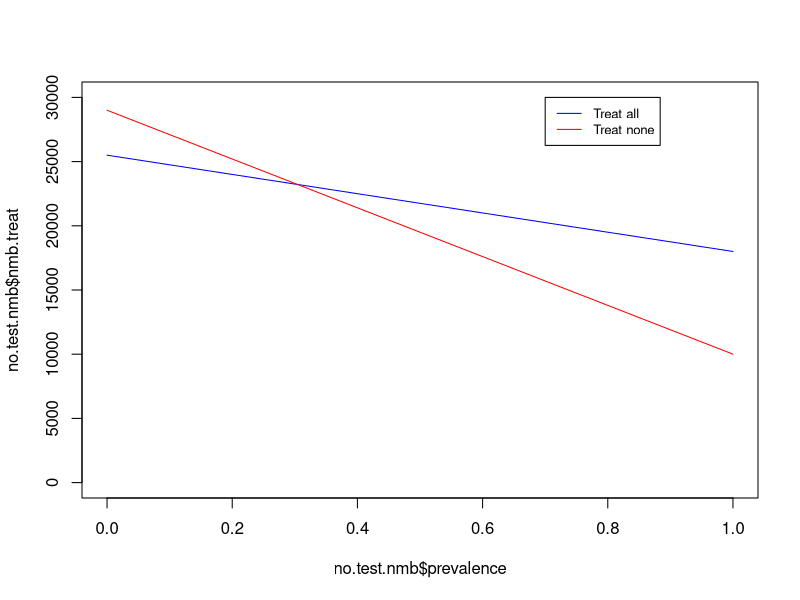
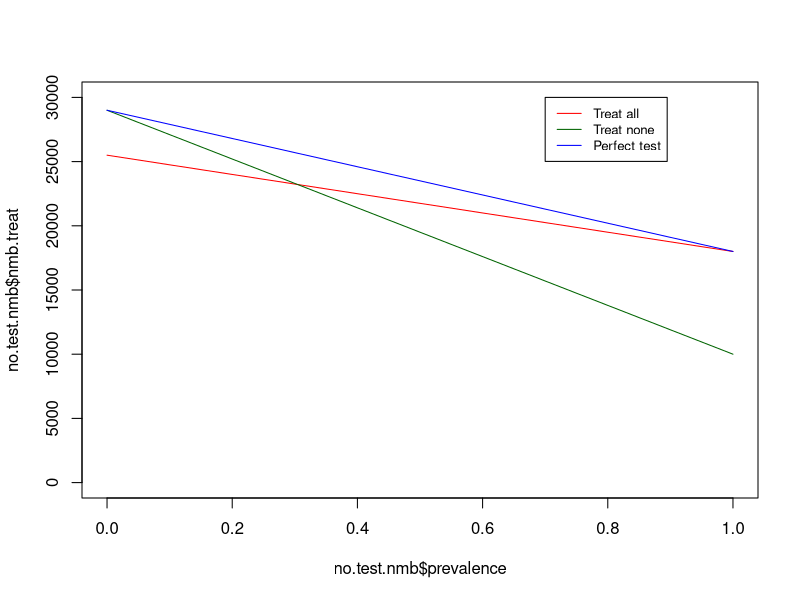
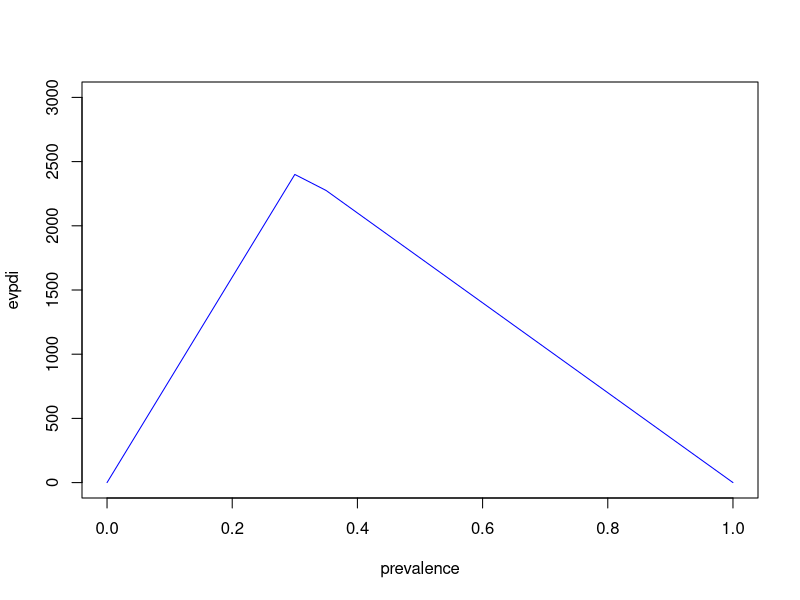
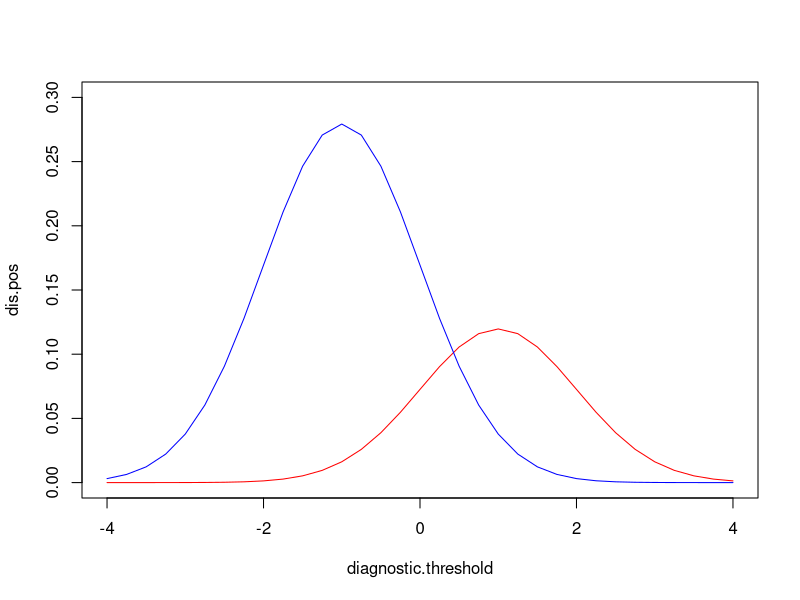
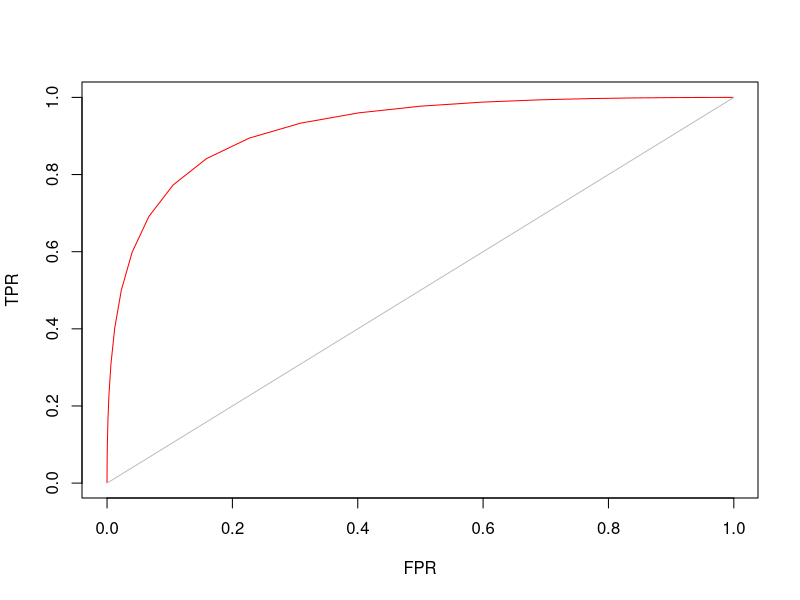
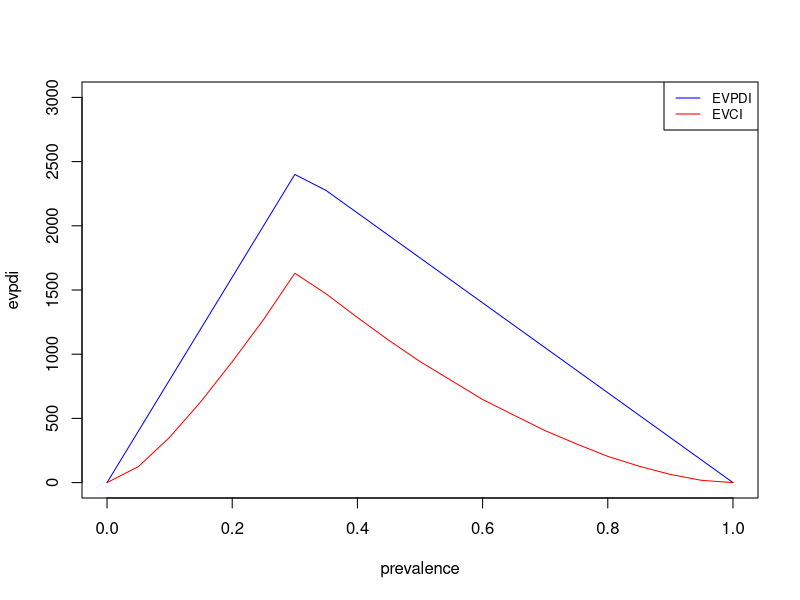
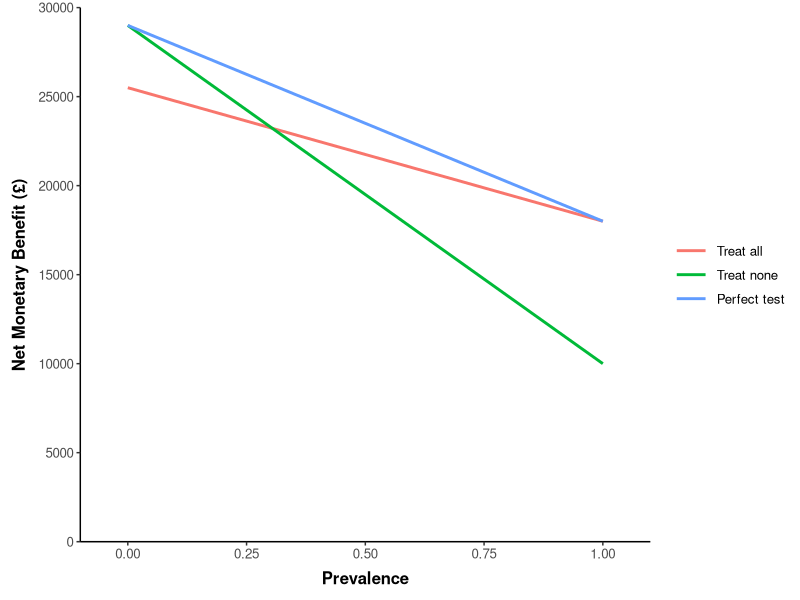
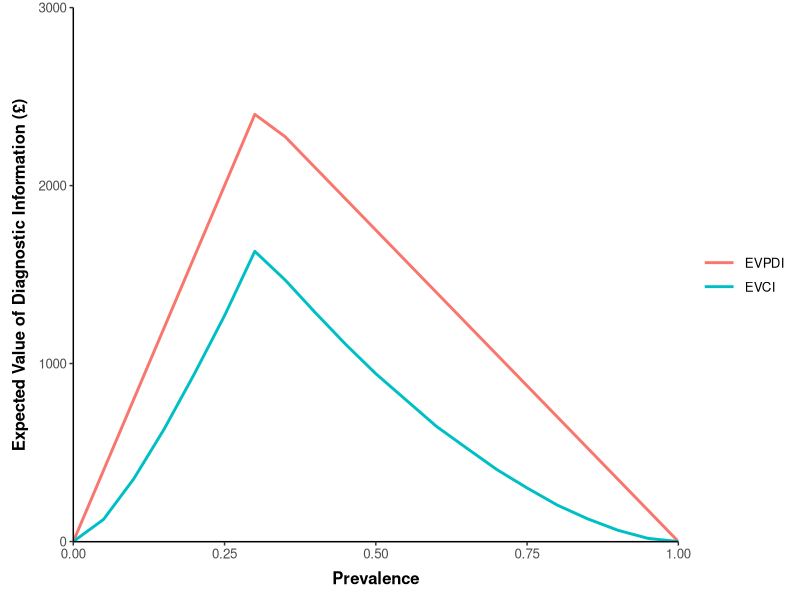

Here is the R script that generated these plots, in order:
#  Decision Modelling for Health Economic Evaluation
#  Foundation Course Exercise 4: SOLUTIONS FILE
#  Authors: Jack Williams and Nichola Naylor 

## For this exercise, see the script section headings 
## to see which part of the script correspond
## to sections 1. - 4. in the Intsructions pdf.

### 1. Setting up the model parameters and estimating NMB ####

lambda <- 30000 # This is our willingness to pay threshold
prevalence <- 0.3 # This is the prevalence of the condition

# Here are the outcomes, and the expected costs and QALYs for sick and healthy individuals, treated and not treated. 
outcome.names <- c("Sick person treated", "Sick person not treated", 
                   "Healthy person treated", "Healthy person not treated")
expected.cost <- c(6000, 5000, 3000, 1000)
expected.qaly <- c(0.8, 0.5, 0.95, 1)

# These parameters are combined into a data frame, with the NMB column left blank, to be calculated separately.
parameter.values <- data.frame(outcome.names, expected.cost, expected.qaly,
                              nmb = NA)

# Estimate the NMB associated with each outcome status: 
parameter.values$nmb <- (expected.qaly * lambda) - expected.cost

# here you can see the expected costs, QALYs and NMB for each possible outcome
parameter.values

# first estimate the expected values of treating all versus treating none
# in the complete absence of testing:

# Estimating costs and QALYs associated with treating all vs. treat none 
treat.cost <- prevalence * expected.cost[1] + (1 - prevalence) * expected.cost[3]
notreat.cost <- prevalence * expected.cost[2] + (1 - prevalence) * expected.cost[4]
treat.qaly <- prevalence * expected.qaly[1] + (1 - prevalence) * expected.qaly[3]
notreat.qaly <- prevalence * expected.qaly[2] + (1 - prevalence) * expected.qaly[4]

expected.values <- data.frame(strategy =  c("Treat all", "Treat none"),
                           expected.cost = c(treat.cost, notreat.cost), 
                           expected.qaly = c(treat.qaly, notreat.qaly), 
                           nmb = NA)

expected.values$nmb <- (expected.values$expected.qaly * lambda) - expected.values$expected.cost 

# You can view the expected cost, QALY and NMB values at the prevalence defined
expected.values

# Evaluate NMB across a range of prevalence values

## We can create a function to calculate NMB for sick and healthy patients (across prevalence values)  
est.nmb <- function(prev, parameters = parameter.values, lam = lambda){
  ## FUNCTION: a function that calculates net monetary benefit for sick and health patients
  ## INPUTS: prev - a numeric values of prevalence, 
  ##         parameters - a data.frame containing "expected.cost" and "expected.qaly" columns
  ##         and row order corresponds to sick person treated, sick person not treated, healthy person treated, healthy person not treated
  ##         lam = a numeric value representing a willingness-to-pay threshold value
  ## OUTPUTS: a data.frame outputting the prevalence used and the calculated
  ##          net monetary benefit for treated and not treated
  
  # Treatment - look up correct costs and outcomes for treated
  
  cost.sick <-  parameters$expected.cost[1]
  cost.healthy <-  parameters$expected.cost[3]

  qaly.sick <-  parameters$expected.qaly[1]
  qaly.healthy <-  parameters$expected.qaly[3]

  cost.treat <- prev * cost.sick + (1-prev) * cost.healthy
  qaly.treat <- prev * qaly.sick + (1-prev) * qaly.healthy

  nmb.treat <- (qaly.treat * lam) - cost.treat

  # No treatment- look up correct costs and outcomes for not treated

  cost.sick <-  parameters$expected.cost[2]
  cost.healthy <-  parameters$expected.cost[4]

  qaly.sick <-  parameters$expected.qaly[2]
  qaly.healthy <-  parameters$expected.qaly[4]

  cost.notreat <- prev * cost.sick + (1-prev) * cost.healthy
  qaly.notreat <- prev * qaly.sick + (1-prev) * qaly.healthy

  nmb.notreat <- (qaly.notreat * lam) - cost.notreat
  
  ## Alternative method, as NMB already estimated
  # nmb.treat <- prev * parameters$nmb[1] + (1-prev)*parameters$nmb[3]
  # nmb.notreat <- prev * parameters$nmb[2] + (1-prev)*parameters$nmb[4]
  
  return(data.frame(prevalence = prev, 
                    nmb.treat = nmb.treat, 
                    nmb.notreat = nmb.notreat))
}


## We can now estimate the NMB of treating or not treating at any prevalence 
# At a low prevalence (10%), NMB is higher for not treating
# But at higher prevalence NMB is higher for treating everyone
est.nmb(prev = 0.1)
est.nmb(prev = 0.4)

# Now pass a vector of prevalence values into the function
prevalence.vector <- seq(from = 0, to = 1, by = 0.05)

# estimate the NMB across prevalence values, and save this 
no.test.nmb <- est.nmb(prev = prevalence.vector)
no.test.nmb


# Now we can create a line plot in base R to observe the results:
# fill in the variable names left blank in the blow
# you want prevalence on the x-axis and nmb on the y-axis
# Note - we will be updating this plot in the next section
plot(no.test.nmb$prevalence, no.test.nmb$nmb.treat, type="l", col = "blue", ylim = c(0, 30000))
  lines(no.test.nmb$prevalence, no.test.nmb$nmb.notreat, col = "red")
  legend(0.7, 30000, legend=c("Treat all", "Treat none"), col=c("blue", "red"), 
         lty = 1, cex = 0.8)
  
  # check this against solutions here as we'll be using the parameters 
  # defined in this section throughout the rest of this exercise 

#### 2. Expected value of perfect diagnostic information #####

# In this example, we will assume that all sick patients are treated, and all healthy patients are not


est.nmb.perfect.test <- function(prev, parameters = parameter.values, lam = lambda){
  ## FUNCTION: a function that calculates net monetary benefit for  a perfect test
  ## INPUTS: prev - a numeric values of prevalence, 
  ##         parameters - a data.frame containing "expected.cost", "expected.qaly" and "nmb" columns
  ##         and row order corresponds to sick person treated, sick person not treated, healthy person treated, healthy person not treated
  ##         lam = a numeric value representing a willingness-to-pay threshold value
  ## OUTPUTS: a data.frame outputting the prevalence used and the calculated
  ##          net monetary benefit from a perfect test at that prevalence level
  
  # Perfect test means sick is treated (i.e. row value 1 for expected values table)
  # whilst healthy is not treated (i.e. row value 4 from expected values table)
  # So we eliminate sick person not treated (row 2), and health person treated (row 3)
  
  cost.sick <-  parameters$expected.cost[1] 
  cost.healthy <-  parameters$expected.cost[4] 
  
  qaly.sick <-  parameters$expected.qaly[1] 
  qaly.healthy <-  parameters$expected.qaly[4] 
  
  cost <- prev * cost.sick + (1-prev) * cost.healthy
  qaly <- prev * qaly.sick + (1-prev) * qaly.healthy
  
  nmb.perfect <- (qaly * lam) - cost
  
  ## Alternative if NMB already estimated
  # nmb.perfect <- prev * parameters$nmb[1] + (1-prev)*parameters$nmb[4]

  return(data.frame(prevalence = prev, 
                    nmb = nmb.perfect))
}

## Next, run the function and check the results 
# First run the function with the 30% prevalence, then use the prevalence.values previously stored

est.nmb.perfect.test(prev = 0.3) ## 30% prevalence

est.nmb.perfect.test(prev = prevalence.vector) ## using the prevalence vector

# Now save the results using the prevalence values vector 
perfect.test.nmb <- est.nmb.perfect.test(prev = prevalence.vector)

## Compare the results of no.test.nmb (calculated using the est.nmb function) 
# and the perfect.test.nmb (calculated from the est.nmb.perfect.test function) 
no.test.nmb
perfect.test.nmb

## We can also plot the results of the these tables
# (take a look at previous plot functions for more help getting started)
plot(no.test.nmb$prevalence, no.test.nmb$nmb.treat, type="l", col = "red", ylim = c(0, 30000))
lines(no.test.nmb$prevalence, no.test.nmb$nmb.notreat, col = "dark green")
lines(perfect.test.nmb$prevalence, perfect.test.nmb$nmb, col = "blue")
legend(0.7, 30000, legend=c("Treat all", "Treat none", "Perfect test"), col=c("red", "dark green", "blue"), 
       lty = 1, cex = 0.8)


# Estimate the Expected Value of Perfect Diagnostic Information (EVPDI) 

# The EVPDI is the difference between the expected value of a perfect test and 
# the expected value of the optimal course of action (treat All or treat None) in the absence of a test.

# First, look again at the results of the NMB with no test available 
no.test.nmb

# Now we can use the apply function to derive the maximum NMB from each strategy, and add to current table
no.test.nmb$nmb.max <- apply(no.test.nmb[,2:3], 1, max)

## Now take a look at the current table, displaying the maximum NMB for each prevalence (without a test)
# We can compare this to the NMB with a perfect test

no.test.nmb
perfect.test.nmb

## We can now compare this to the values expected from a perfect test
evpdi <- perfect.test.nmb$nmb - no.test.nmb$nmb.max

# and create a data.frame to store the results
evpdi.table <- data.frame(prevalence = prevalence.vector, evpdi = evpdi)
evpdi.table

# We can create a simple plot of the expected value of perfect diagnostic information, by prevalence:
plot(evpdi.table, type="l", col = "blue", ylim = c(0, 3000))

## take a moment to think about what this plot is showing

### 3. Test accuracy for imperfect tests #### 

test.char <- c(positive.mean = 1, positive.sd = 1, 
               negative.mean = -1, negative.sd = 1)

# You can see the test characteristics here
test.char

# Set a range of diagnostic threshold values
diagnostic.threshold <- seq(from = -4, to = 4, by = 0.25)

# Diagnostic positive and negative values, at different diagnostic thresholds
# These are estimated using the normal distribution 
dis.pos <- prevalence * dnorm(diagnostic.threshold, mean = test.char[1], sd = test.char[2])
dis.neg <- (1 - prevalence) * dnorm(diagnostic.threshold, mean = test.char[3], sd = test.char[4])

biomarker.dist <- data.frame(diagnostic.threshold, dis.pos, dis.neg)

# We can view the table, and round to 4 decimal places to help view the numbers
round(biomarker.dist, 4)

# And here we can plot the numbers to re-create the video 
# (note we can use the data frame columns (biomarker.dist), or the vectors that formed the data frame)
plot(diagnostic.threshold, dis.pos, type="l", col = "red", ylim = c(0, 0.3))
lines(diagnostic.threshold, dis.neg, col = "blue")


## True Positive Rate and False Positive Rate 
TPR <- 1 - pnorm(diagnostic.threshold, test.char[1], test.char[2])
FPR <- 1 - pnorm(diagnostic.threshold, test.char[3], test.char[4])

# We can view these alongside the diagnostic thresholds 
positive.rate <- data.frame(diagnostic.threshold, TPR, FPR)


# Plot to view TPR and FPR (Receiver Operating Characteristic (ROC) curve)
plot(FPR, TPR, type="l", col = "red")
# and we can add a diagonal line too
lines(c(0,1),(c(0,1)), col = "grey")


#### 4. Expected Value of Clinical Information #### 

# We can now estimate the number of true and false, negatives and positives 
true.pos <- prevalence * TPR 
false.neg <- prevalence * (1 - TPR) 
false.pos <- (1 - prevalence) * FPR 
true.neg <- (1 - prevalence) * (1 - FPR) 

# Table showing diagnostic accuracy of the imperfect test
diag.accuracy <- data.frame(true.pos, false.neg, false.pos, true.neg,
                            nmb.test = 0)

# Now combine the original NMB values (from parameter data frame) to estimate NMB as 
# a function of the diagnostic accuracy 
parameter.values$nmb 

# To combine the NMB payoff values with the diagnostic accuracy data, we first create a blank 
# vector to store the total NMB value at each diagnostic threshold
nmb.test.vec <- rep(0, length(diagnostic.threshold))

# Next, we can create a loop to multiply NMB payoffs with diagnostic accuracy, and save the sum of
# these values, at each diagnostic threshold
for(i in 1:length(diagnostic.threshold)){
  nmb.test.vec[i] <- sum(diag.accuracy[i,] * parameter.values$nmb)
}  

# ## Note: An alternative method is to write a function into apply      
# nmb.test.vec <- apply(diag.accuracy, 1, function(x) sum(x * parameter.values$nmb))

# We can view the output of the calculation here
# This is the NMB associated with the imperfect diagnostic test
data.frame(diagnostic.threshold, nmb.test.vec)    

# We can add these results onto the diagnostic accuracy data.frame 
diag.accuracy$nmb <- nmb.test.vec

# Calculate the EVCI

# First, remind yourself of the est.nmb() function from earlier

est.nmb(prev = prevalence.vector)

est.evci <- function(prev, diag = diagnostic.threshold, test = test.char, 
                     nmb.input = parameter.values$nmb, nmb.notest = no.test.nmb){
  ## FUNCTION:  calculates the diagnostic accuracy and associated NMB 
  ##            of an imperfect test (similar to calculations above) and also estimates the NMB 
  ##            in the absense of any test, to estimate the Expected Value of Clinical Information 
  ## INPUTS: prev - a numeric values of prevalence, 
  ##         diagnostic threshold - a vector of diagnostic threshold numeric values
  ##         test - a vector of test characteristics 
  ##         nmb.input - numeric vector of NMB values from different treatment pathways
  ##         nmb.notest - data.frame output similar structure to no.test.nmb
  ## OUTPUTS: a data.frame outputting the prevalence used and the calculated
  ##          net monetary benefit from a perfect test at that prevalence level
  
  
  # true and false positive rate
  TPR <- 1 - pnorm(diag, test[1], test[2])
  FPR <- 1 - pnorm(diag, test[3], test[4])
  
  # calculate nmb for diagnostic outcomes
  
  prev.matrix <- matrix(prev, nrow = length(TPR), ncol = length(prev), byrow = TRUE)
  colnames(prev.matrix) <- prev
  rownames(prev.matrix) <- diag
  
  true.pos.nmb <- TPR * nmb.input[1] * prev.matrix
  false.neg.nmb <- (1 - TPR)  * nmb.input[2] * prev.matrix
  false.pos.nmb <-  FPR * nmb.input[3]  * (1 - prev.matrix)
  true.neg.nmb <-  (1 - FPR) * nmb.input[4]  * (1 - prev.matrix)
    
  total.nmb.matrix <- true.pos.nmb + false.neg.nmb + false.pos.nmb + true.neg.nmb
  
  # get the max nmb for each prevalence value 
  
  max.nmb.test <- apply(total.nmb.matrix, 2, max) # this derives the maximum value from each column 
  
  nmb.notest <- est.nmb(prev = prev)
  
  max.nmb.notest <- apply(nmb.notest[,2:3], 1, max) # this derives the maximum value for each row (prevalence by rows in this table)
  
  evci <- data.frame(prev, 
                     nmb.notest = max.nmb.notest, 
                     nmb.imperfect.test = max.nmb.test,
                     evci = max.nmb.test - max.nmb.notest)
  
  return(evci)
    
}


# Try the est.EVCI at the 30% prevalence 
est.evci(prev = 0.3)


# Save the EVCI results across a range of prevalence
evci <- est.evci(prev = prevalence.vector)

# You can view the results using the round function 
round(evci, 2)

# We can create a plot of the EVCI compared to the EVPDI calculated earlier

plot(evpdi.table, type="l", col = "blue", ylim = c(0, 3000))
lines(evci$prev, evci$evci, col = "red")
legend("topright", legend=c("EVPDI", "EVCI"), col=c("blue", "red"), 
       lty = 1, cex = 0.8)

### Additional ggplot Graphs ####

library(reshape2)
library(ggplot2)

# NMB plot

nmb.plot.data <- cbind(no.test.nmb[,1:3], perfect.test.nmb[,2])
colnames(nmb.plot.data) <- c("Prevalence", "Treat all", "Treat none", "Perfect test")
nmb.plot.data.long <- reshape2::melt(nmb.plot.data, id.vars = c("Prevalence"))

nmb.plot  <-  ggplot(nmb.plot.data.long) + 
  geom_line(aes(x=Prevalence, y=value, colour = variable), size=1) + 
  labs(x = "Prevalence", text = element_text(size=10)) + 
  labs(y = "Net Monetary Benefit (£)", text = element_text(size=10)) + theme_classic() +
  theme(legend.title = element_blank(), axis.title=element_text(face="bold"), 
        axis.title.x = element_text(margin = margin(t = 7, r = 0, b = 3, l = 0)), 
        axis.title.y = element_text(margin = margin(t = 0, r = 7, b = 0, l = 3)), 
        panel.grid.major = element_blank(), panel.grid.minor = element_blank(), 
        legend.key.width=unit(1.8,"line"), text = element_text(size=12)) + 
  scale_x_continuous(expand = c(0, 0.1)) + 
  scale_y_continuous(limits = c(0,30000), breaks=seq(0,30000,5000),  expand = c(0, 0))

nmb.plot

# EVDI plot

evci.plot.data <- cbind(evpdi.table, evci$evci)
colnames(evci.plot.data) <- c("Prevalence", "EVPDI", "EVCI") 
evci.plot.data.long <- reshape2::melt(evci.plot.data, id.vars = c("Prevalence"))

evdi.plot  <-  ggplot(evci.plot.data.long) + 
  geom_line(aes(x=Prevalence, y=value, colour=variable), size=1) + 
  labs(x = "Prevalence", text = element_text(size=10)) + 
  labs(y = "Expected Value of Diagnostic Information (£)", text = element_text(size=10)) + theme_classic() +
  theme(legend.title = element_blank(), axis.title=element_text(face="bold"), 
        axis.title.x = element_text(margin = margin(t = 7, r = 0, b = 3, l = 0)), 
        axis.title.y = element_text(margin = margin(t = 0, r = 7, b = 0, l = 3)), 
        panel.grid.major = element_blank(), panel.grid.minor = element_blank(), 
        legend.key.width=unit(1.8,"line"), text = element_text(size=12)) + 
  scale_x_continuous(expand = c(0, 0)) + 
  scale_y_continuous(limits = c(-1,3000), expand = c(0, 0))

evdi.plot

# Diagnostic threshold

head(biomarker.dist)
colnames(biomarker.dist) <- c("Diagnostic", "Disease Positive", "Disease Negative")
biomarker.dist.long <- reshape2::melt(biomarker.dist, id.vars = c("Diagnostic"))

diag.plot  <-  ggplot(biomarker.dist.long) + 
  geom_line(aes(x=Diagnostic, y=value, colour=variable), size=1) + 
  labs(x = "Diagnostic Threshold", text = element_text(size=10)) + 
  labs(y = "Density", text = element_text(size=10)) + theme_classic() +
  theme(legend.title = element_blank(), axis.title=element_text(face="bold"), 
        axis.title.x = element_text(margin = margin(t = 7, r = 0, b = 3, l = 0)), 
        axis.title.y = element_text(margin = margin(t = 0, r = 7, b = 0, l = 3)), 
        panel.grid.major = element_blank(), panel.grid.minor = element_blank(), 
        legend.key.width=unit(1.8,"line"), text = element_text(size=12)) + 
  scale_x_continuous(expand = c(0, 0.1)) +
  geom_vline(xintercept=0, linetype="dotted")
  
diag.plot

# ROC plot 

roc.data <- data.frame(TPR, FPR)

roc.plot  <-  ggplot(roc.data) + 
  geom_line(aes(x=FPR, y=TPR), size=1) + 
  labs(x = "False Positive Rate (1-Specificity)", text = element_text(size=10)) + 
  labs(y = "True Positive Rate (Sensitivity)", text = element_text(size=10)) + theme_classic() +
  theme(legend.title = element_blank(), axis.title=element_text(face="bold"), 
        axis.title.x = element_text(margin = margin(t = 7, r = 0, b = 3, l = 0)), 
        axis.title.y = element_text(margin = margin(t = 0, r = 7, b = 0, l = 3)), 
        panel.grid.major = element_blank(), panel.grid.minor = element_blank(), 
        legend.key.width=unit(1.8,"line"), text = element_text(size=12)) + 
  scale_x_continuous(limits = c(0,1), breaks=seq(0,1,0.2), expand = c(0, 0.01)) + 
  scale_y_continuous(limits = c(0,1), breaks=seq(0,1,0.2), expand = c(0, 0.01))

roc.plot


